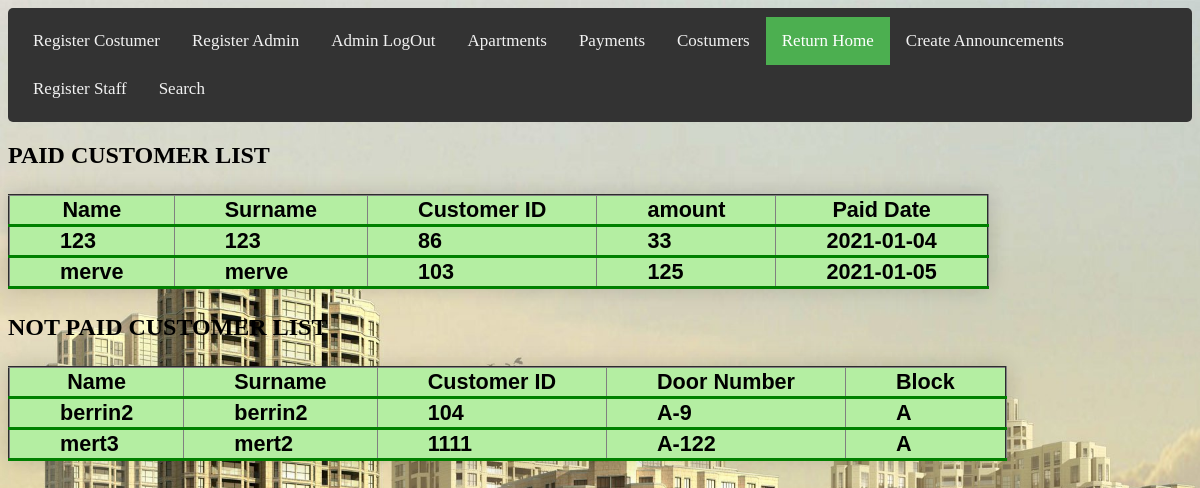
The app's page /Admin/feeDetails.php?bl=A  with its own data.
### tables this page shows
CREATE TABLE `transactionfee` (
  `id` int(11) NOT NULL,
  `customer_id` varchar(25) NOT NULL,
  `date` varchar(25) NOT NULL,
  `amount` varchar(25) NOT NULL,
  `name` varchar(25) NOT NULL,
  `surname` varchar(25) NOT NULL,
  `Block` varchar(25) NOT NULL
);

CREATE TABLE `customer` (
  `customer_id` int(11) NOT NULL,
  `name` varchar(25) NOT NULL,
  `surname` varchar(25) NOT NULL,
  `door_number` varchar(25) NOT NULL,
  `Block` varchar(25) NOT NULL,
  `date` varchar(25) NOT NULL,
  `email` varchar(25) NOT NULL,
  `phone_number` varchar(20) NOT NULL,
  `people` varchar(25) NOT NULL,
  `deposit` varchar(25) NOT NULL,
  `user_name` varchar(25) NOT NULL,
  `CustomerPassword` varchar(100) NOT NULL
);

### Admin/feeDetails.php (the view, shortened to what this page needs)
<?php
include '../db_conn.php';
$bl=$_GET['bl'];
 ?>
<!DOCTYPE html>
<html>
<head>
<link rel="stylesheet" href="main.css">
<link rel="stylesheet" href="Admin2.css">
<div class="topnav">
 <a href="registerCustomer.php"  >Register Costumer</a>
 <a href="registerAdmin.php" >Register Admin</a>
  <a href="logout.php">Admin LogOut </a>
  <a href="Apartments.php">Apartments</a>
  <a href="tenants.php">Payments</a>
  <a href="Landlord.php">Costumers</a>
  <a href="admin.php"class="active">Return Home</a>
  <a href="registerAnnouncement.php">Create Announcements </a>
  <a href="registerStaff.php">Register Staff</a>
   <a href="search.php">Search</a>
</div>
</head>
<body>
<h2>PAID CUSTOMER LIST
<table class="styled-table" border="2" cellspacing="7">
  <tr "active-row">
    <th>Name</th>
    <th>Surname</th>
    <th>Customer ID</th>
    <th>amount</th>
  <th>Paid Date</th>
  </tr>
    <?php
$query = "SELECT * FROM transactionfee where Block='$bl' and   MONTH(date) = MONTH(CURRENT_DATE()) AND YEAR(date) = YEAR(CURRENT_DATE()); ";
$data = mysqli_query($conn,$query);
$total=mysqli_num_rows($data);
   if($total!=0)
   {
while($result = mysqli_fetch_assoc($data)){
echo "  <tbody><tr class='active-row'>
<td>".$result['name']."</td>
<td>".$result['surname']."</td>
<td>".$result['customer_id']."</td>
<td>".$result['amount']."</td>
<td>".$result['date']."</td>
</tr>";
}
}
else{
  echo "no records";
}
?>
</table>
NOT PAID CUSTOMER LIST
<table class="styled-table" border="2" cellspacing="7">
  <tr "active-row">
      <th>Name</th>
    <th>Surname</th>
  <th>Customer ID</th>
    <th>Door Number</th>
    <th>Block</th>
 <?php
$query="SELECT * FROM customer where  customer_id NOT IN (select customer_id from transactionfee  ) and Block='$bl' ";
$run = mysqli_query($conn,$query);
$total=mysqli_num_rows($run);
   if($total!=0)
   {
while($result = mysqli_fetch_assoc($run)){
echo "  <tbody><tr class='active-row'>
<td>".$result['name']."</td>
<td>".$result['surname']."</td>
<td>".$result['customer_id']."</td>
<td>".$result['door_number']."</td>
<td>".$result['Block']."</td>
</tr>";
}
}
?>
</table>
</body>
</html>

### Admin/main.css (style rules this page uses)
.topnav { background-color: #333; overflow: hidden; }
.topnav a { float: left; color: #f2f2f2; text-align: center; padding: 14px 16px; text-decoration: none; font-size: 17px; }
.topnav a.active { background-color: #4CAF50; color: white; }
table, th, td { background-color:#B4EEA2; }
.styled-table { border-collapse: collapse; margin: 25px 0; font-size: 0.9em; font-family: sans-serif; min-width: 400px; box-shadow: 0 0 20px rgba(0, 0, 0, 0.15); }
.styled-table th, .styled-table td { padding:1px 50px; }
.styled-table tbody tr { border-bottom: 1px solid #dddddd; }
.styled-table tbody tr:last-of-type { border-bottom: 3px solid green; }
.styled-table tbody tr.active-row { font-weight: bold; color: black; }

### Admin/admin2.css (style rules this page uses)
body { background-image: url("homepage.jpg"); background-color: #cccccc; background-repeat: no-repeat; background-size: cover; }
div { border-radius: 5px; padding: 9px; }
* { box-sizing: border-box; }

### Admin/feeDetails.php (style rules this page uses)
body { background-image: url("homepage.jpg"); background-color: #cccccc; background-repeat: no-repeat; background-size: cover; }

### records on screen
transactionfee: name "123", surname "123", customer "86", amount "33", date "2021-01-04"
transactionfee: name "merve", surname "merve", customer "103", amount "125", date "2021-01-05"
customer: name "berrin2", surname "berrin2", customer_id "104", door_number "A-9", Block "A"
customer: name "mert3", surname "mert2", customer_id "1111", door_number "A-122", Block "A"
